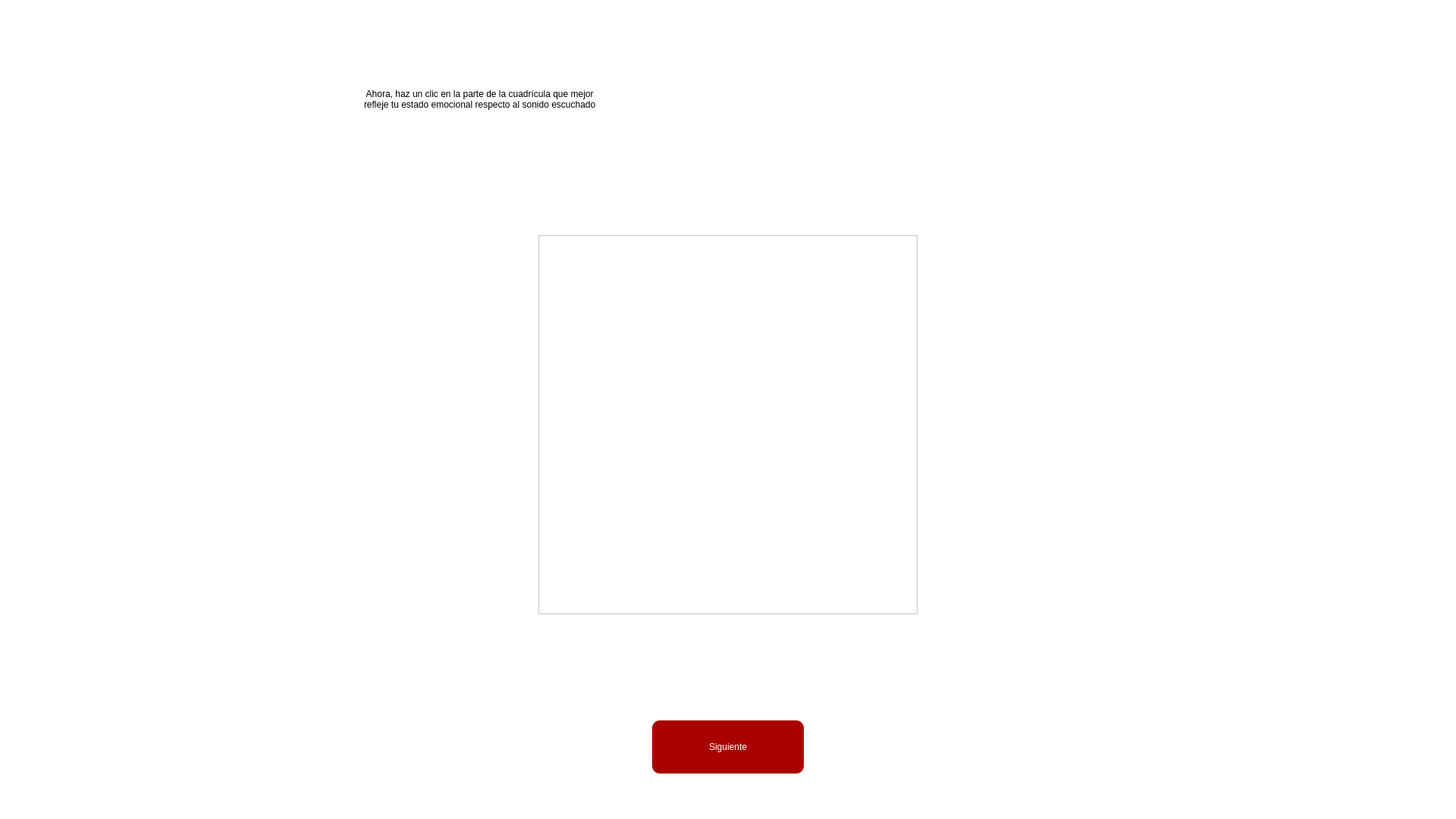
<?xml version="1.0" encoding="UTF-8"?>
<ui version="4.0">
 <class>MainWindow</class>
 <widget class="QMainWindow" name="MainWindow">
  <property name="geometry">
   <rect>
    <x>0</x>
    <y>0</y>
    <width>1920</width>
    <height>1080</height>
   </rect>
  </property>
  <property name="windowTitle">
   <string>MainWindow</string>
  </property>
  <property name="autoFillBackground">
   <bool>false</bool>
  </property>
  <property name="styleSheet">
   <string notr="true">background-color: rgb(255, 255, 255);</string>
  </property>
  <widget class="QWidget" name="centralwidget">
   <widget class="QLabel" name="label">
    <property name="geometry">
     <rect>
      <x>610</x>
      <y>190</y>
      <width>707</width>
      <height>747</height>
     </rect>
    </property>
    <property name="text">
     <string/>
    </property>
    <property name="pixmap">
     <pixmap>EmojiGrid_outside.jpeg</pixmap>
    </property>
   </widget>
   <widget class="QGraphicsView" name="view">
    <property name="geometry">
     <rect>
      <x>710</x>
      <y>310</y>
      <width>500</width>
      <height>500</height>
     </rect>
    </property>
   </widget>
   <widget class="QToolButton" name="toolButton">
    <property name="geometry">
     <rect>
      <x>860</x>
      <y>950</y>
      <width>200</width>
      <height>70</height>
     </rect>
    </property>
    <property name="styleSheet">
     <string notr="true">border-radius: 10px;
color: rgb(255, 255, 255);
font: 75 18pt &quot;MS Shell Dlg 2&quot;;
background-color: rgb(170, 0, 0);</string>
    </property>
    <property name="text">
     <string>Siguiente</string>
    </property>
   </widget>
   <widget class="QLabel" name="label_2">
    <property name="geometry">
     <rect>
      <x>480</x>
      <y>80</y>
      <width>991</width>
      <height>101</height>
     </rect>
    </property>
    <property name="styleSheet">
     <string notr="true">font: 23pt &quot;MS Shell Dlg 2&quot;;</string>
    </property>
    <property name="text">
     <string> Ahora, haz un clic en la parte de la cuadrícula que mejor
refleje tu estado emocional respecto al sonido escuchado</string>
    </property>
   </widget>
  </widget>
  <widget class="QMenuBar" name="menubar">
   <property name="geometry">
    <rect>
     <x>0</x>
     <y>0</y>
     <width>1920</width>
     <height>26</height>
    </rect>
   </property>
  </widget>
  <widget class="QStatusBar" name="statusbar"/>
 </widget>
 <resources/>
 <connections/>
</ui>
